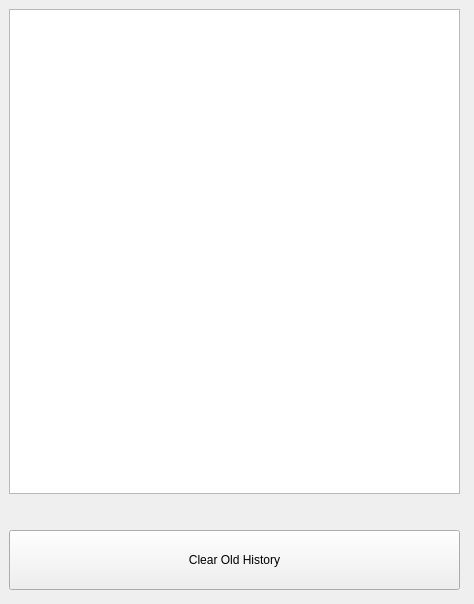
<?xml version="1.0" encoding="UTF-8"?>
<ui version="4.0">
 <class>History</class>
 <widget class="QWidget" name="History">
  <property name="geometry">
   <rect>
    <x>0</x>
    <y>0</y>
    <width>474</width>
    <height>604</height>
   </rect>
  </property>
  <property name="windowTitle">
   <string>Form</string>
  </property>
  <property name="windowIcon">
   <iconset resource="../assets.qrc">
    <normaloff>:/icons/assets/todo_icon.png</normaloff>:/icons/assets/todo_icon.png</iconset>
  </property>
  <widget class="QWidget" name="verticalLayoutWidget">
   <property name="geometry">
    <rect>
     <x>9</x>
     <y>9</y>
     <width>451</width>
     <height>581</height>
    </rect>
   </property>
   <layout class="QVBoxLayout">
    <property name="sizeConstraint">
     <enum>QLayout::SizeConstraint::SetMaximumSize</enum>
    </property>
    <item>
     <widget class="QListWidget" name="listWidget"/>
    </item>
    <item>
     <spacer name="verticalSpacer">
      <property name="orientation">
       <enum>Qt::Orientation::Vertical</enum>
      </property>
      <property name="sizeType">
       <enum>QSizePolicy::Policy::Fixed</enum>
      </property>
      <property name="sizeHint" stdset="0">
       <size>
        <width>20</width>
        <height>30</height>
       </size>
      </property>
     </spacer>
    </item>
    <item>
     <widget class="QPushButton" name="pushButton">
      <property name="minimumSize">
       <size>
        <width>120</width>
        <height>60</height>
       </size>
      </property>
      <property name="text">
       <string>Clear Old History</string>
      </property>
     </widget>
    </item>
   </layout>
  </widget>
 </widget>
 <resources>
  <include location="../assets.qrc"/>
 </resources>
 <connections/>
</ui>
